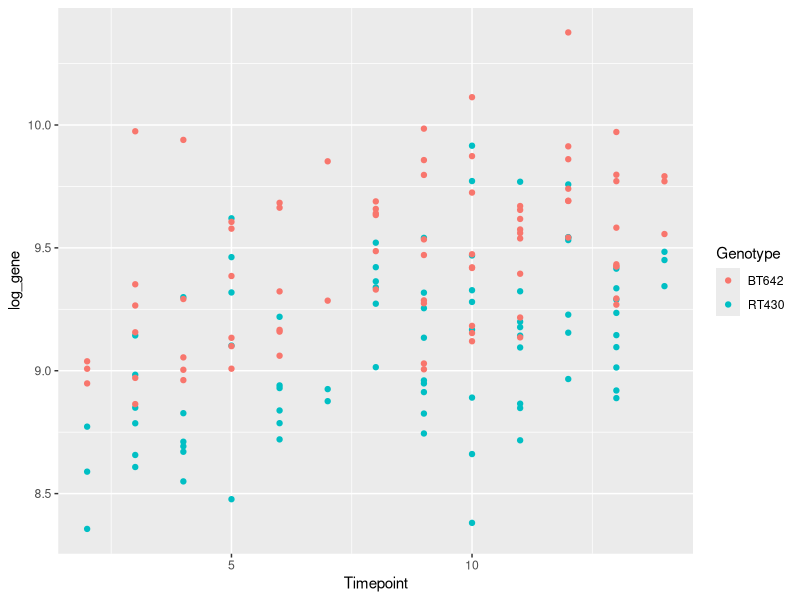
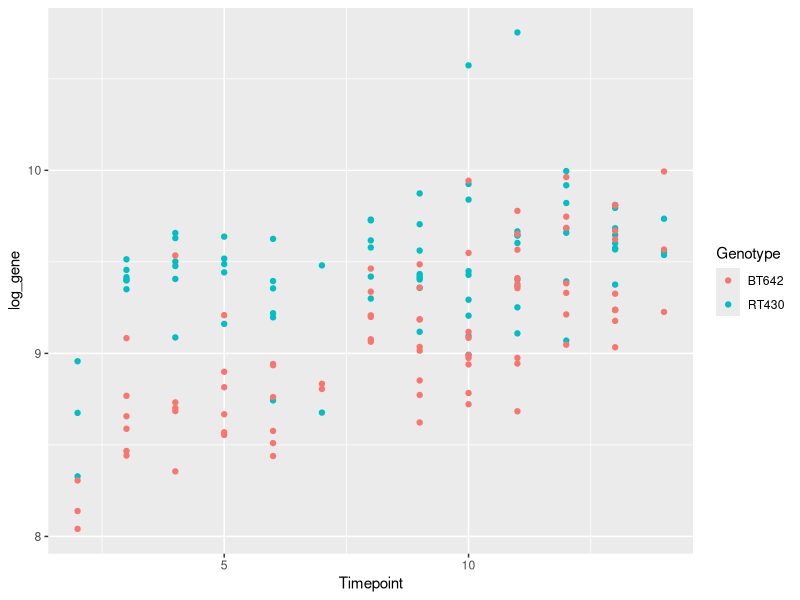

Write the R code that produced these figures, in order.
## ---- chunk 1
library(tidyverse)
library(here)

# Helper function for plotting
plot_timecourse <- function(data, y_col) {
  ggplot(data) +
    geom_point(aes(x = Timepoint, y = .data[[y_col]], col = Genotype)) +
    ylab(y_col)
}
## ---- chunk 2
# Read gene data and rename/log-transform gene of interest
genes <- read_csv(here("data/modeling/01-sorghum_timecourse.csv")) |>
    mutate(log_gene = log(Sobic.001G062300.v3.1))
## ---- chunk 3
# visualize the data
plot_timecourse(genes, "log_gene")
## ---- chunk 4
# step 1: fit linear model with Timepoint + Genotype
# Use lm() with formula log_gene ~ Timepoint + Genotype
## ---- chunk 5
# step 2: examine model summary
# Use summary() on your fitted model
## ---- chunk 6
# step 3: generate and plot simulations
# Use simulate() to create new response values
# Store in genes$simulated and plot with plot_timecourse()
## ---- chunk 7
# Analyze second gene
genes <- genes |>
    mutate(log_gene = log(Sobic.008G179900.v3.1))
plot_timecourse(genes, "log_gene")

# Fit model to second gene (modify formula if needed)
